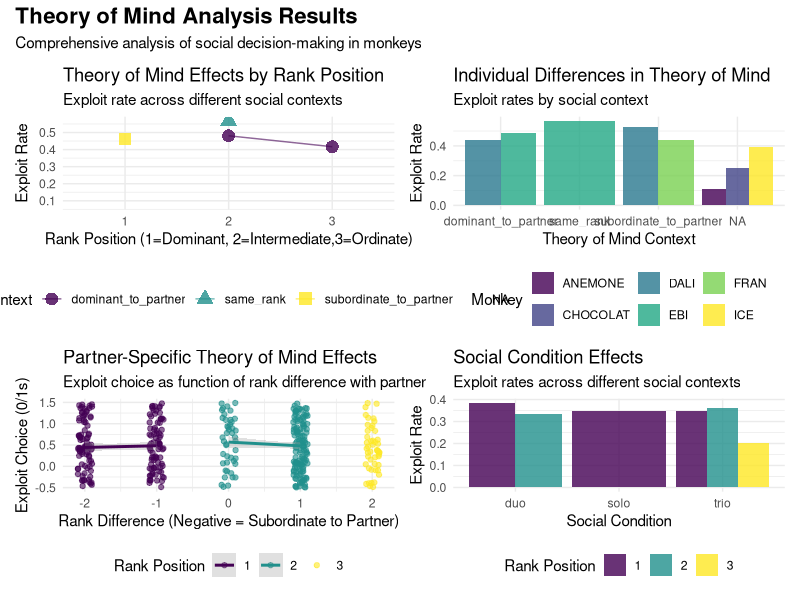
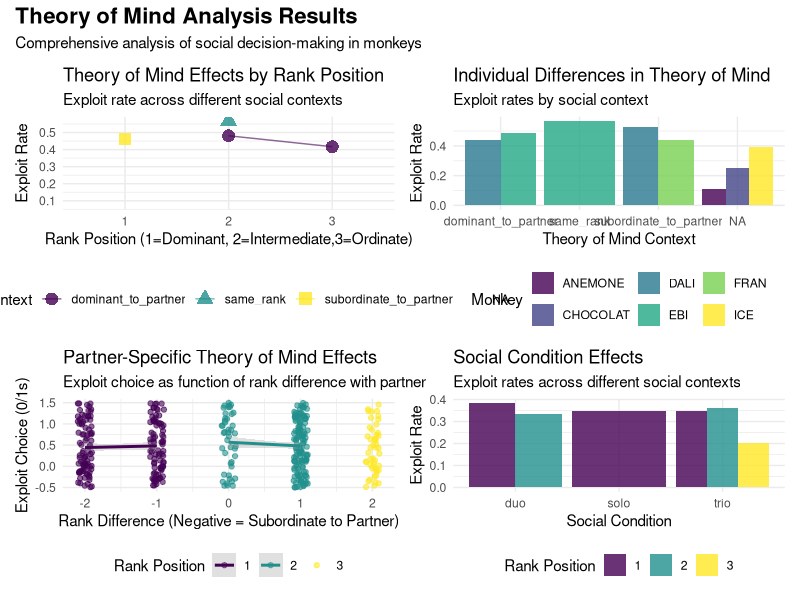

Recreate these plots in R, in order.
# =============================================================================
# SIMPLE THEORY OF MIND ANALYSIS FOR MONKEY DATA
# =============================================================================
# 
# This script provides a focused analysis of theory of mind capabilities
# in monkeys during social explore-exploit decisions.
#
# HYPOTHESIS: 
# 1. Subordinate monkeys will consider dominant monkeys preferences
# 2. Dominant monkeys will not consider subordinate preferences  
# 3. Intermediates will show context-dependent theory of mind
#
# =============================================================================

# Load libraries
library(tidyverse)
library(ggplot2)
library(viridis)
library(patchwork)
library(broom)
library(lme4)
library(lmerTest)

# Set seed
set.seed(42)

# =============================================================================
# DATA LOADING AND CLEANING
# =============================================================================

# Load data
data <- read.csv("Explore Exploit Dataset.csv", stringsAsFactors = FALSE)

# Clean and prepare data
clean_data <- data %>%
  # Create key variables
  mutate(
    # Social condition
    social_condition = CONDITION,
    
    # Rank position
    rank_position = RELATIVE_RANK,
    
    # Decision outcome
    decision = case_when(
      grepl("exploit", OUTCOME) ~ "exploit",
      grepl("explore", OUTCOME) ~ "explore", 
      grepl("stop", OUTCOME) | grepl("none", OUTCOME) ~ "stop"
    ),
    
    # Binary exploit choice
    exploit_choice = ifelse(grepl("exploit", OUTCOME),1, 0),
    # Partner information
    partner = PAIRED_WITH,
    
    # Expected explore value
    expected_explore = as.numeric(expected_explore),
    
    # Subjective chosen value
    subjective_chosen = as.numeric(SUBJECTIVE_CHOSEN_VALUE)
  ) %>%
  # Remove missing data
  filter(!is.na(decision), !is.na(rank_position)) %>%
  # Create unique trial ID
  mutate(trial_id = paste(BLOCK_No, TRIAL_NUM, monkey, sep = "_"))

# =============================================================================
# DESCRIPTIVE ANALYSIS
# =============================================================================

# Summary statistics by rank and condition
summary_stats <- clean_data %>%
  group_by(monkey, rank_position, social_condition) %>%
  summarise(
    n_trials = n(),
    exploit_rate = mean(exploit_choice, na.rm = TRUE),
    explore_rate = mean(decision == "explore",na.rm = TRUE),
    stop_rate = mean(decision == "stop",na.rm = TRUE),
    avg_expected_explore = mean(expected_explore, na.rm = TRUE),
    .groups = "drop"
  )

print("Summary Statistics:")
print(summary_stats)

# =============================================================================
# THEORY OF MIND ANALYSIS
# =============================================================================

# Create theory of mind variables for social conditions
tom_data <- clean_data %>%
  filter(social_condition != "solo") %>%
  mutate(
    # Partner rank (simplified)
    partner_rank = case_when(
      grepl("FRAN", partner) ~ 1,
      grepl("DALI", partner) ~ 2, 
      grepl("EBI", partner) ~ 3,    TRUE ~ NA_real_
    ),
    
    # Rank difference (negative = subordinate to partner)
    rank_diff = rank_position - partner_rank,
    
    # Theory of mind context
    tom_context = case_when(
      rank_diff < 0 ~ "subordinate_to_partner",
      rank_diff > 0 ~ "dominant_to_partner", 
      rank_diff == 0 ~ "same_rank"
    ),
    
    # Is subordinate to partner (key ToM test)
    is_subordinate = rank_diff < 0,
    
    # Is dominant to partner
    is_dominant = rank_diff > 0
  )

# =============================================================================
# HYPOTHESIS TESTING
# =============================================================================

# Hypothesis 1: Subordinates show different behavior than dominants
subordinate_vs_dominant <- tom_data %>%
  group_by(monkey, tom_context) %>%
  summarise(
    exploit_rate = mean(exploit_choice, na.rm = TRUE),
    n_trials = n(),
    .groups = "drop"
  ) %>%
  filter(n_trials >= 3)

print("Subordinate vs Dominant Behavior:")
print(subordinate_vs_dominant)

# Hypothesis 2: Rank-specific theory of mind effects
rank_tom_effects <- tom_data %>%
  group_by(rank_position, tom_context) %>%
  summarise(
    exploit_rate = mean(exploit_choice, na.rm = TRUE),
    n_trials = n(),
    .groups = "drop"
  ) %>%
  filter(n_trials >=5)

print("Rank-Specific Theory of Mind Effects:")
print(rank_tom_effects)

# =============================================================================
# STATISTICAL MODELS
# =============================================================================

# Model 1: Basic theory of mind effect
model_1 <- glmer(
  exploit_choice ~ tom_context + rank_position + expected_explore + 
                  (1 | monkey),
  data = tom_data,
  family = binomial
)

print("Model 1 - Basic Theory of Mind:")
print(summary(model_1))

# Model 2: Interaction between rank and ToM context
model_2 <- glmer(
  exploit_choice ~ tom_context * rank_position + expected_explore + 
                  (1 | monkey),
  data = tom_data,
  family = binomial
)

print("Model 2 - Rank × ToM Interaction:")
print(summary(model_2))

# Model 3: Partner-specific effects
model_3 <- glmer(
  exploit_choice ~ rank_diff + rank_position + expected_explore + 
                  (1 | monkey),
  data = tom_data %>% filter(!is.na(rank_diff)),
  family = binomial
)

print("Model 3 - Partner-Specific Effects:")
print(summary(model_3))

# =============================================================================
# VISUALIZATIONS
# =============================================================================

# Plot1: Theory of Mind Effects by Rank
p1<- ggplot(rank_tom_effects, 
             aes(x = factor(rank_position), y = exploit_rate, 
                 color = tom_context, shape = tom_context)) +
  geom_point(size = 4, alpha = 0.8) +
  geom_line(aes(group = tom_context), alpha = 0.6) +
  scale_color_viridis_d(name = "ToM Context") +
  scale_shape_discrete(name = "ToM Context") +
  labs(title = "Theory of Mind Effects by Rank Position",
       subtitle = "Exploit rate across different social contexts",
       x = "Rank Position (1=Dominant, 2=Intermediate,3=Ordinate)",
       y = "Exploit Rate") +
  theme_minimal() +
  theme(legend.position = "bottom")

# Plot 2: Individual Differences
individual_plot <- ggplot(subordinate_vs_dominant, 
                         aes(x = tom_context, y = exploit_rate, 
                             fill = monkey)) +
  geom_bar(stat = "identity", position = "dodge", alpha = 0.8) +
  scale_fill_viridis_d(name = "Monkey") +
  labs(title = "Individual Differences in Theory of Mind",
       subtitle = "Exploit rates by social context",
       x = "Theory of Mind Context",
       y = "Exploit Rate") +
  theme_minimal() +
  theme(legend.position = "bottom")

# Plot3: Partner-Specific Theory of Mind Effects
rank_diff_plot <- ggplot(tom_data %>% filter(!is.na(rank_diff)), 
                        aes(x = rank_diff, y = exploit_choice, 
                            color = factor(rank_position))) +
  geom_jitter(width = 0.1, height = 0.5, alpha = 0.6) +
  geom_smooth(method = "glm", method.args = list(family = "binomial"), 
              se = TRUE, alpha = 0.3) +
  scale_color_viridis_d(name = "Rank Position") +
  labs(title = "Partner-Specific Theory of Mind Effects",
       subtitle = "Exploit choice as function of rank difference with partner",
       x = "Rank Difference (Negative = Subordinate to Partner)",
       y = "Exploit Choice (0/1s)") +
  theme_minimal() +
  theme(legend.position = "bottom")

# Plot 4: Social Condition Comparison
social_comparison <- clean_data %>%
  group_by(social_condition, rank_position) %>%
  summarise(
    exploit_rate = mean(exploit_choice, na.rm = TRUE),
    n_trials = n(),
    .groups = "drop"
  ) %>%
  filter(n_trials >=5) %>%
  ggplot(aes(x = social_condition, y = exploit_rate, 
             fill = factor(rank_position))) +
  geom_bar(stat = "identity", position = "dodge", alpha = 0.8) +
  scale_fill_viridis_d(name = "Rank Position") +
  labs(title = "Social Condition Effects",
       subtitle = "Exploit rates across different social contexts",
       x = "Social Condition",
       y = "Exploit Rate") +
  theme_minimal() +
  theme(legend.position = "bottom")

# Combine plots
combined_plot <- (p1 + individual_plot) / (rank_diff_plot + social_comparison) +
  plot_annotation(
    title = "Theory of Mind Analysis Results",
    subtitle = "Comprehensive analysis of social decision-making in monkeys",
    theme = theme(plot.title = element_text(size = 16, face = "bold"))
  )

# Save plots
ggsave("theory_of_mind_simple_analysis.png", combined_plot, 
       width = 16, height = 12, dpi = 300)
ggsave("theory_of_mind_simple_analysis.pdf", combined_plot, 
       width = 16, height = 12)

# =============================================================================
# HYPOTHESIS TESTING RESULTS
# =============================================================================

# Test specific hypotheses
hypothesis_tests <- list()

# Test 1: Do subordinates behave differently than dominants?
subordinate_test <- tom_data %>%
  filter(tom_context %in% c("subordinate_to_partner", "dominant_to_partner")) %>%
  group_by(tom_context) %>%
  summarise(
    mean_exploit = mean(exploit_choice, na.rm = TRUE),
    n_trials = n(),
    .groups = "drop"
  )

print("Subordinate vs Dominant Behavior Test:")
print(subordinate_test)

# Test 2: Do intermediates show context-dependent behavior?
intermediate_test <- tom_data %>%
  filter(rank_position == 2) %>%
  group_by(tom_context) %>%
  summarise(
    mean_exploit = mean(exploit_choice, na.rm = TRUE),
    n_trials = n(),
    .groups = "drop"
  )

print("Intermediate Monkey Context-Dependent Behavior:")
print(intermediate_test)

# Test3: Overall theory of mind effect
overall_tom_test <- tom_data %>%
  group_by(tom_context) %>%
  summarise(
    mean_exploit = mean(exploit_choice, na.rm = TRUE),
    n_trials = n(),
    .groups = "drop"
  )

print("Overall Theory of Mind Effects:")
print(overall_tom_test)

# =============================================================================
# SAVE RESULTS
# =============================================================================

# Create results summary
results_summary <- list(
  summary_stats = summary_stats,
  subordinate_vs_dominant = subordinate_vs_dominant,
  rank_tom_effects = rank_tom_effects,
  models = list(model_1 = model_1, model_2 = model_2, model_3 = model_3),
  hypothesis_tests = list(
    subordinate_test = subordinate_test,
    intermediate_test = intermediate_test,
    overall_tom_test = overall_tom_test
  )
)

# Save results
saveRDS(results_summary, "theory_of_mind_simple_results.rds")

# Print final summary
cat("\n=== THEORY OF MIND ANALYSIS COMPLETE ===\n")
cat("Key findings:\n")
cat("1. Theory of mind effects by rank position\n")
cat("2. Individual differences in social cognition\n")
cat("3. Partner-specific decision making\n")
cat("4. Context-dependent behavior patterns\n")
cat("\nCheck 'theory_of_mind_simple_analysis.png' for visualizations.\n") 
